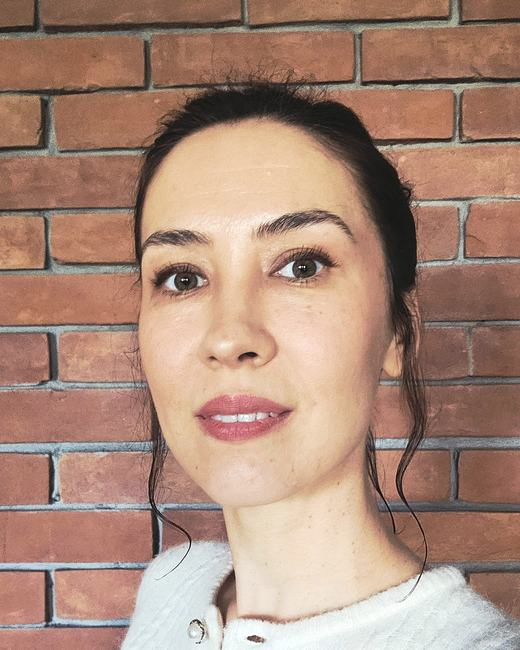
#> input picture src/assets/img/irena-520.jpg, 520 x 650 px
$ python photo.py ../src/assets/img/irena-520.jpg
#> lines starting #> are read from the running program, lines starting #| are printed output that depends on the picture
"""Crops and resizes the portrait for the site.  Usage: python3 tools/photo.py <original.jpg>"""
import sys
from pathlib import Path
from PIL import Image

out = Path(__file__).resolve().parent.parent / "src/assets/img"
im = Image.open(sys.argv[1]).convert("RGB")
#> im is the input picture: PIL image 520x650 RGB; mean R, G, B 170.4, 137.9, 121.2

hero = im.crop((0, 130, 1440, 1930))  # 4:5, hair to shoulders
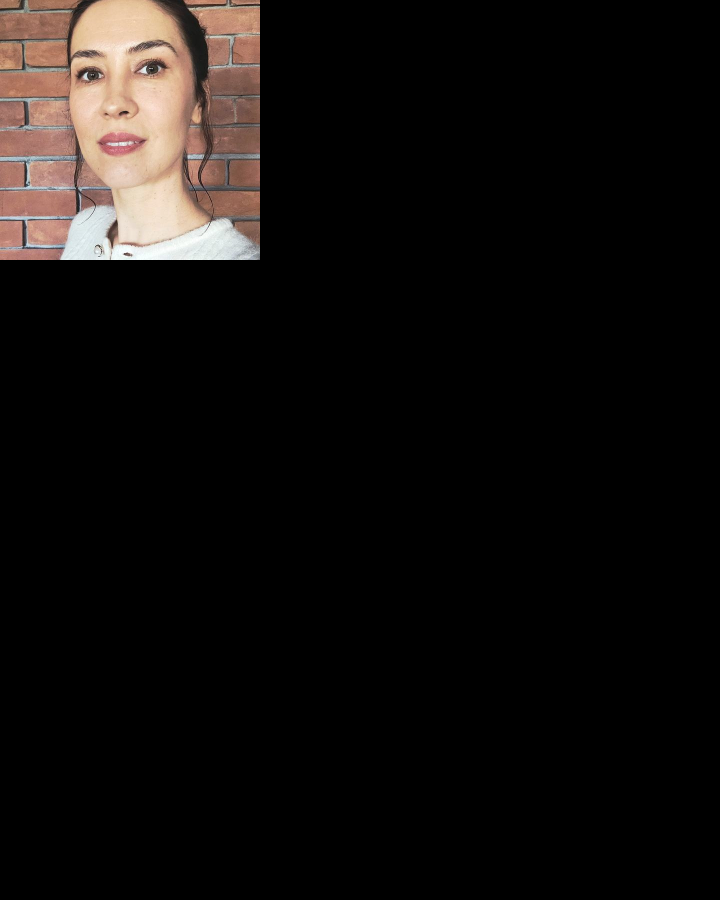
#> hero: PIL image 1440x1800 RGB (shown at 1/2 size); mean R, G, B 18.7, 15.4, 13.7
for w in (800, 520):
    r = hero.resize((w, w * 5 // 4), Image.LANCZOS)
    r.save(out / f"irena-{w}.webp", "WEBP", quality=72, method=6)
    r.save(out / f"irena-{w}.jpg", "JPEG", quality=76, optimize=True, progressive=True)
#> this loop made 2 passes
#> pass 1, `r = hero.resize((w, w * 5 // 4), Image.LANCZOS)`:
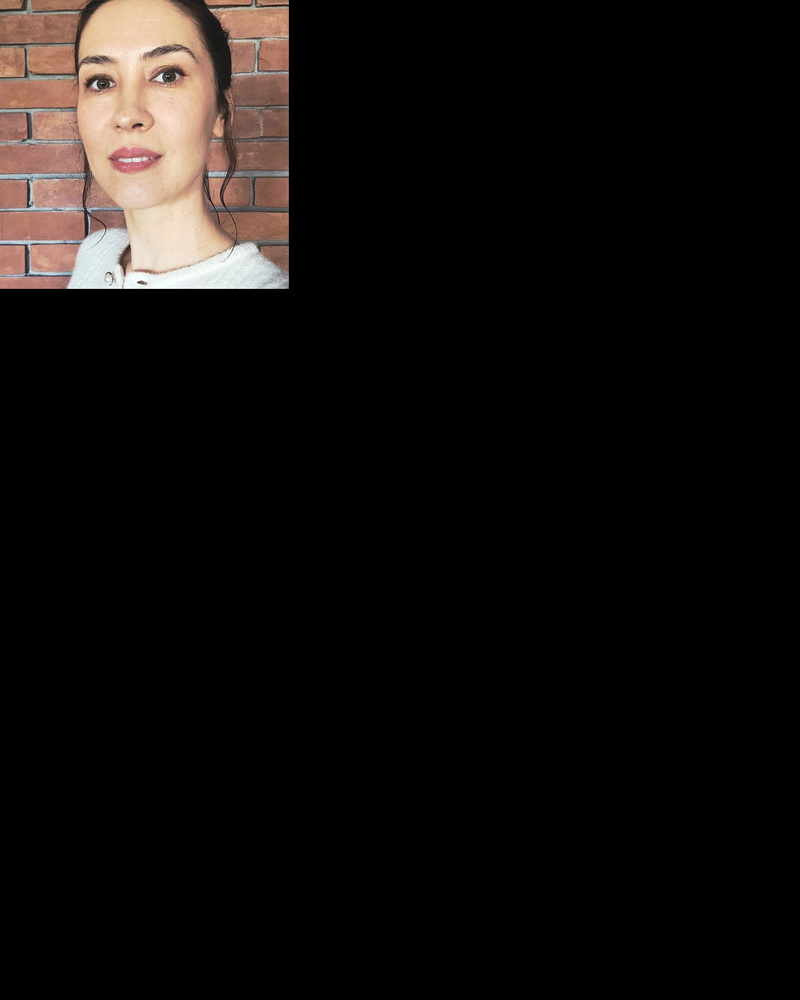
#> r: PIL image 800x1000 RGB; mean R, G, B 18.7, 15.4, 13.7
